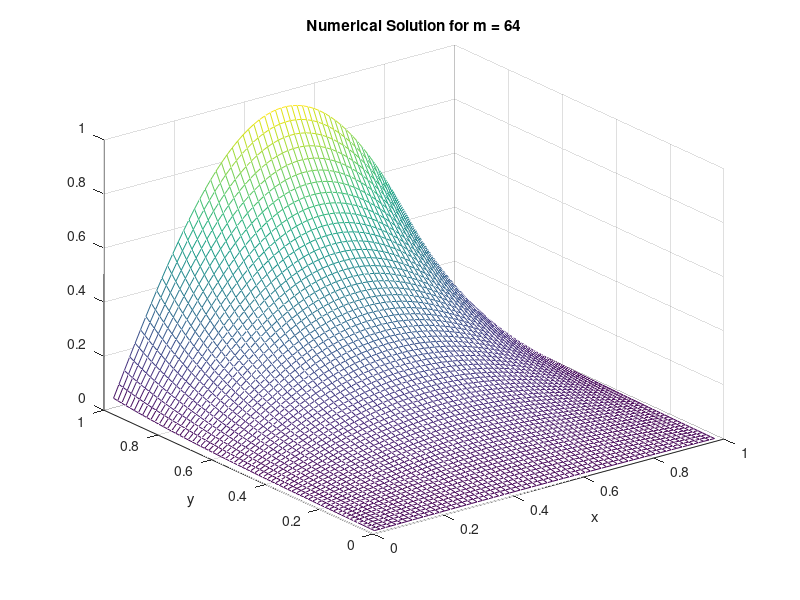
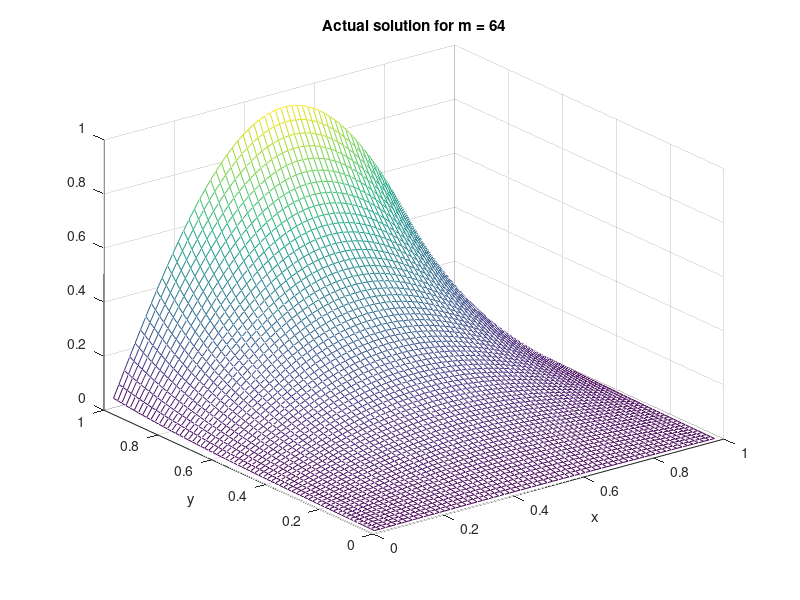
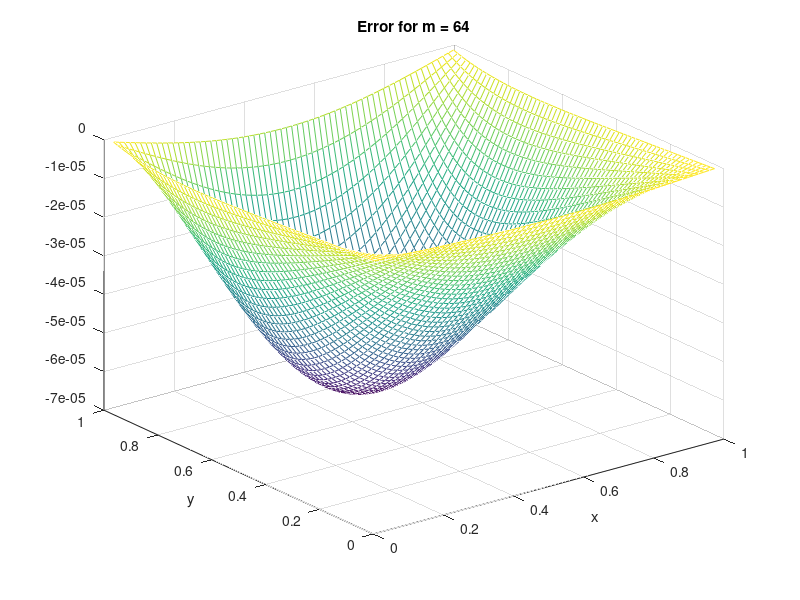

Recreate these plots in MATLAB, in order. (Note: this script raises an error after producing the figures.)
clear all;
clc;
format long
%Inputs: Interior points
m=64;
%Total points
Mt=m+2;
%h
h=1/(m+1);
%Grid
x=(0:h:1);
y=(0:h:1);

%Intialization of the Matrices
N=Mt*Mt;              %N Unknowns
A=sparse(zeros(N,N)); %Matrix A written in block-diagonal form
F=sparse(zeros(N,1)); %Vector F is the result. The boundary conditions are absorbed into F.

v_exact=sparse(zeros(N,1));
for i=1:Mt
    for j=1:Mt
        n=i+(j-1)*Mt;
        v_exact(n,1)=((exp(pi.*x(i))-exp(-pi.*x(i))).*sin(pi.*y(j)))./(exp(pi)-exp(-pi));
    end
end

for i=1:Mt
    for j=1:Mt
        n=i+(j-1)*Mt;
        G(i,j)=v_exact(n);
    end
end

%Interior Points
for i=2:Mt-1 %Running Loop over x, the first and last grid points (Boundary condtions) are omitted
    for j=2:Mt-1 %Running Loop over y, the first and last grid points (Boundary condtions) are omitted
        n=i+(j-1)*Mt; %Enumeration of the unknown terms in Vector V
        A(n,n)=-4; %Diagonal 
        A(n,n-1)=1; %sub-diagonal
        A(n,n+1)=1; %super-diagonal
        A(n,n-Mt)=1;%far off sub-diagonal
        A(n,n+Mt)=1;%far off super-diagonal
        F(n,1)=0;
    end
end

% Boundary Points: %BC: u(0,y)=0
i=1;
for j=1:Mt
    n=i+(j-1)*Mt;
    A(n,n)=1;
    F(n,1)=0;
end
%BC: u(0,y)=sin
i=Mt;
for j=1:Mt
    n=i+(j-1)*Mt;
    A(n,n)=1;
    F(n,1)=sin(pi*y(j));
end
%BC: u(x,0)=0
j=1;
for i=1:Mt
    n=i+(j-1)*Mt;
    A(n,n)=1;
    F(n,1)=0;
end
%BC: u(x,1)=0
j=Mt;
for i=1:Mt
    n=i+(j-1)*Mt;
    A(n,n)=1;
    F(n,1)=0;
end

V_vec=A\F;

for i=1:Mt
    for j=1:Mt
        n=i+(j-1)*Mt;
        V(i,j)=V_vec(n);
    end
end

x1=(h:h:1-h);
y1=(h:h:1-h);
V1=V(2:Mt-1,2:Mt-1);

figure
mesh(h:h:1-h,h:h:1-h,V1)
title(['Numerical Solution for m = ' num2str(m)'']);
xlabel('x')
ylabel('y')

U1=G(2:Mt-1,2:Mt-1);

figure
mesh(h:h:1-h,h:h:1-h,U1)
title(['Actual solution for m = ' num2str(m)'']);
xlabel('x')
ylabel('y')

figure
mesh(h:h:1-h,h:h:1-h,U1-V1)
title(['Error for m = ' num2str(m)'']);
xlabel('x')
ylabel('y')

Norm_Value=Norm2(U1-V1,h)



function[Norm2value]=Norm2(B,h)
Norm2value=sum(sum(B.^(2)));
Norm2value=h*sqrt(Norm2value);
end


